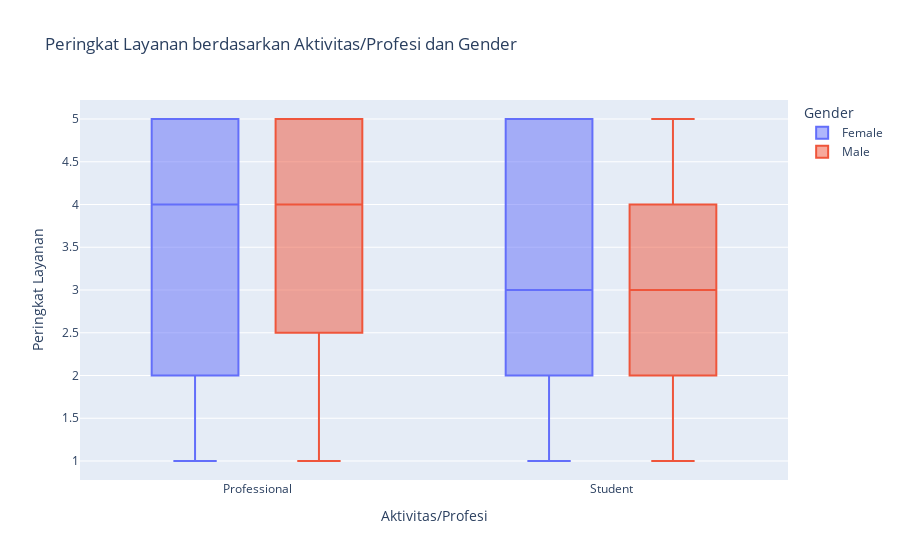

The cell this chart's notebook holds for it:
### Markdown cell above
Explanation:

This visualization shows the overall dining experience ratings based on marital status.

It combines all factors, including service and food quality, for a holistic view.

### Code cell
fig4 = px.box(df, x='Activity', y='Service Rating', color='Gender', title='Peringkat Layanan berdasarkan Aktivitas/Profesi dan Gender')
fig4.update_layout(xaxis_title='Aktivitas/Profesi', yaxis_title='Peringkat Layanan')
fig4.show()

### Figure 1 — Plotly figure (JSON) as saved in the notebook; plotly's stock layout.template omitted (floating-point values rounded to 4 significant figures)
{"data": [{"alignmentgroup": "True", "hovertemplate": "Gender=Female<br>Activity=%{x}<br>Service Rating=%{y}<extra></extra>", "legendgroup": "Female", "marker": {"color": "#636efa"}, "name": "Female", "notched": false, "offsetgroup": "Female", "orientation": "v", "showlegend": true, "type": "box", "x": ["Professional", "Student", "Professional", "Professional", "Professional", "Professional", "Professional", "Student", "Student", "Professional", "Professional", "Student", "Student", "Student", "Student", "Professional", "Student", "Student", "Professional", "Professional", "Student", "Student", "Student", "Professional", "Professional", "Professional", "Student", "Student", "Professional", "Student", "Student", "Student", "Student", "Professional", "Student", "Professional", "Professional", "Student", "Professional", "Student", "Professional", "Professional", "Student", "Professional", "Professional", "Professional", "Professional", "Professional", "Student", "Student", "Professional", "Professional", "Student", "Student", "Student", "Student", "Professional", "Student", "Student", "Professional", "Professional", "Student", "Student", "Student", "Professional", "Professional", "Professional", "Student", "Student", "Professional", "Student", "Student", "Student", "Student", "Professional", "Student", "Professional", "Professional", "Student", "Professional", "Student", "Professional"], "x0": " ", "xaxis": "x", "y": [4, 1, 1, 4, 2, 2, 5, 1, 3, 4, 2, 3, 1, 4, 2, 5, 2, 5, 1, 5, 5, 5, 2, 5, 3, 1, 5, 3, 5, 1, 5, 5, 5, 4, 5, 5, 5, 4, 2, 2, 2, 4, 3, 1, 4, 2, 3, 4, 1, 3, 4, 2, 3, 1, 4, 2, 5, 2, 5, 1, 5, 5, 5, 2, 5, 3, 1, 5, 3, 5, 1, 5, 5, 5, 4, 5, 5, 5, 4, 2, 2, 2], "y0": " ", "yaxis": "y"}, {"alignmentgroup": "True", "hovertemplate": "Gender=Male<br>Activity=%{x}<br>Service Rating=%{y}<extra></extra>", "legendgroup": "Male", "marker": {"color": "#EF553B"}, "name": "Male", "notched": false, "offsetgroup": "Male", "orientation": "v", "showlegend": true, "type": "box", "x": ["Student", "Student", "Student", "Student", "Student", "Student", "Student", "Student", "Student", "Student", "Student", "Student", "Professional", "Professional", "Professional", "Student", "Student", "Professional", "Student", "Professional", "Student", "Student", "Student", "Student", "Student", "Student", "Student", "Professional", "Student", "Professional", "Professional", "Student", "Professional", "Student", "Student", "Student", "Professional", "Student", "Student", "Student", "Professional", "Student", "Student", "Professional", "Professional", "Student", "Professional", "Professional", "Student", "Student", "Student", "Professional", "Professional", "Professional", "Professional", "Professional", "Student", "Student", "Student", "Student", "Student", "Student", "Student", "Student", "Student", "Student", "Student", "Student", "Student", "Student", "Student", "Professional", "Professional", "Professional", "Student", "Student", "Professional", "Student", "Professional", "Student", "Student", "Student", "Student", "Student", "Student", "Student", "Professional", "Student", "Professional", "Professional", "Student", "Professional", "Student", "Student", "Student", "Professional", "Student", "Student", "Student", "Professional", "Student", "Student", "Professional", "Professional", "Student", "Professional", "Professional", "Student", "Student", "Student", "Professional", "Professional", "Professional", "Professional", "Professional", "Student", "Student", "Student"], "x0": " ", "xaxis": "x", "y": [5, 4, 1, 3, 2, 1, 2, 1, 1, 5, 5, 1, 5, 5, 3, 5, 2, 2, 5, 3, 2, 3, 1, 2, 1, 1, 5, 3, 2, 4, 4, 2, 2, 5, 5, 3, 2, 3, 4, 2, 1, 5, 4, 3, 5, 1, 5, 5, 4, 4, 1, 5, 5, 5, 1, 5, 5, 2, 2, 2, 4, 3, 3, 3, 1, 3, 2, 1, 5, 5, 1, 5, 5, 3, 5, 2, 2, 5, 3, 2, 3, 1, 2, 1, 1, 5, 3, 2, 4, 4, 2, 2, 5, 5, 3, 2, 3, 4, 2, 1, 5, 4, 3, 5, 1, 5, 5, 4, 4, 1, 5, 5, 5, 1, 5, 5, 2, 2], "y0": " ", "yaxis": "y"}], "layout": {"boxmode": "group", "legend": {"title": {"text": "Gender"}, "tracegroupgap": 0}, "title": {"text": "Peringkat Layanan berdasarkan Aktivitas/Profesi dan Gender"}, "xaxis": {"anchor": "y", "domain": [0, 1], "title": {"text": "Aktivitas/Profesi"}}, "yaxis": {"anchor": "x", "domain": [0, 1], "title": {"text": "Peringkat Layanan"}}}}
